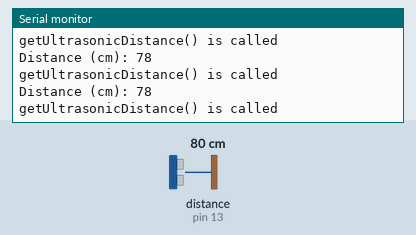
Recording of a sketch running on a simulated Arduino Uno, built with avr-gcc and run on an emulated ATmega328P. Shown: the last lines printed to the serial monitor. Wiring (inferred from the names in the program): ultrasonic range finder: trigger pin 12; echo pin 13. Inputs (shaded band) come from the test bench; at power-on: distance to the obstacle (sensor on pin 13) 80 cm. The echo pulse lasts 58.3 µs per cm.

Above: at 1.2 s.
1.3 s: distance to the obstacle (sensor on pin 13) set to 2 cm
At 2.2 s:
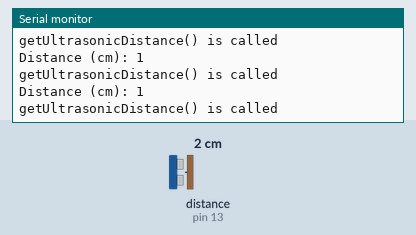
4.3 s: distance to the obstacle (sensor on pin 13) set to 18 cm
At 5.2 s:
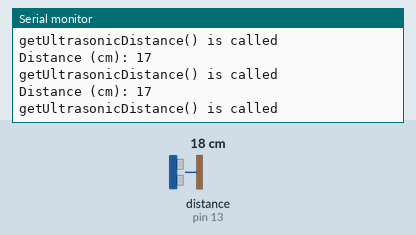
7.3 s: distance to the obstacle (sensor on pin 13) set to 4 cm
At 7.9 s:
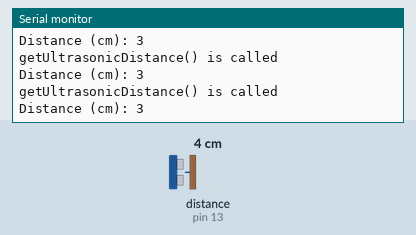
10.3 s: distance to the obstacle (sensor on pin 13) set to 35 cm
At 11.3 s:
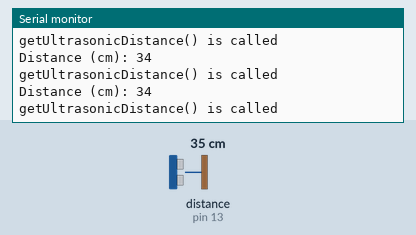
13.3 s: distance to the obstacle (sensor on pin 13) set to 9 cm
At 14.4 s:
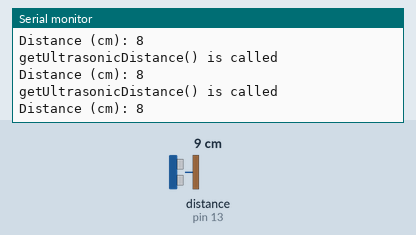
16.3 s: distance to the obstacle (sensor on pin 13) set to 60 cm
At 17.3 s:
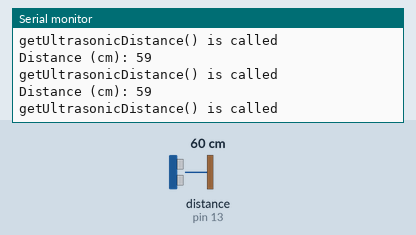
Timing chart, 0 to 19.3 s (numbered marks = the images above; inputs shaded):
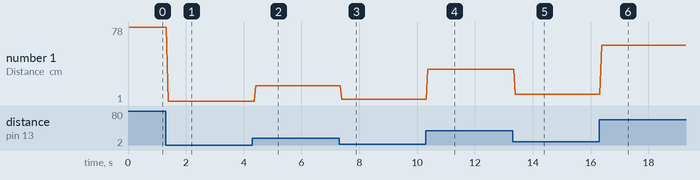

Measured:
- after the input at 1.3 s, the serial monitor: prints a new line after 0.08 s (image 1)
- after the input at 4.3 s, the serial monitor: prints a new line after 0.12 s (image 2)
- after the input at 7.3 s, the serial monitor: prints a new line after 0.09 s (image 3)
- after the input at 10.3 s, the serial monitor: prints a new line after 0.07 s (image 4)
- after the input at 13.3 s, the serial monitor: prints a new line after 0.10 s (image 5)
- after the input at 16.3 s, the serial monitor: prints a new line after 0.08 s (image 6)
- plotted number 1: 78 → 1 after the input at 1.3 s, 1 → 17 after the input at 4.3 s, 17 → 3 after the input at 7.3 s, 3 → 34 after the input at 10.3 s, 34 → 8 after the input at 13.3 s

The sketch:

Tutorial.ino
```cpp
#define trigPin 12
#define echoPin 13

long duration;
int distance;

void setup() {
  // put your setup code here, to run once:
  pinMode(trigPin, OUTPUT); //Sets the trigPin as an output
  pinMode(echoPin, INPUT); //Sets the echoPin as an input
  Serial.begin(9600); //Starts the serial communication
}

int getUltrasonicDistance(){
  Serial.println("getUltrasonicDistance() is called");
  //Clear the trig pin for 2ms
  digitalWrite(trigPin, LOW);
  delayMicroseconds(2);
  //Sets the trigPin on HIGH state for 10ms
  digitalWrite(trigPin, HIGH);
  delayMicroseconds(10);
  digitalWrite(trigPin, LOW);
  //Reads the echoPin, returns the soundwave travel time in ms
  duration = pulseIn(echoPin, HIGH); //detect when echoPin is HIGH
  //Calculate the distance
  distance = duration * 0.034/2; //distance in cm
  return distance;
}

void loop() {

  //Prints the distance on the Serial Monitor
  int num = getUltrasonicDistance();
  Serial.print("Distance (cm): ");
  Serial.println(distance);
}
```
